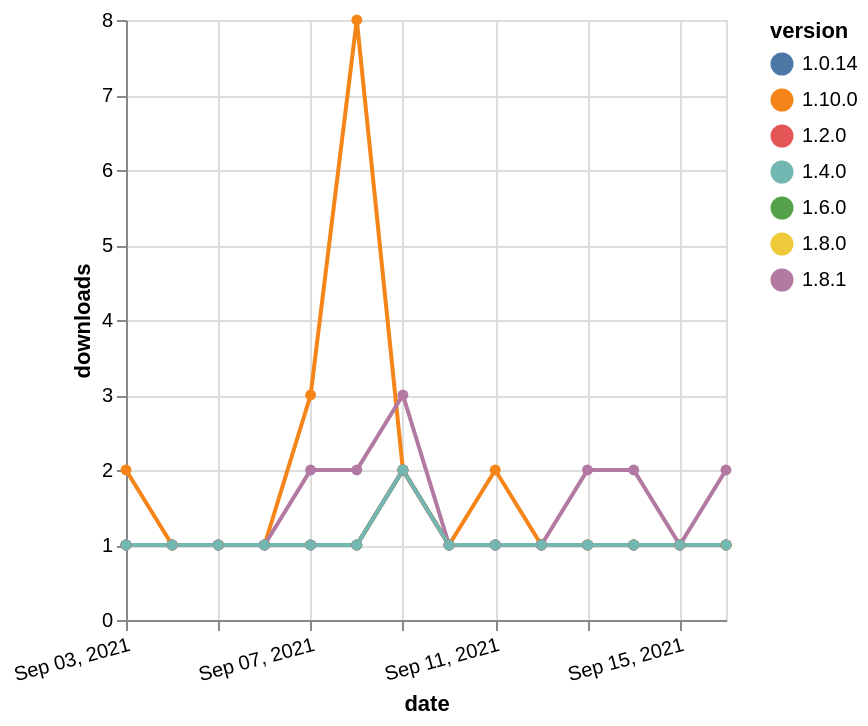

Source (Vega-Lite JSON):
### Vega-Lite specification from a JSON file in a GitHub repository (floating-point values rounded to 4 significant figures)
{"$schema": "https://vega.github.io/schema/vega-lite/v5.json", "description": "A simple bar chart with embedded data.", "data": {"values": [{"date": "2021-09-03", "total": 246, "delta": 1, "version": "1.6.0"}, {"date": "2021-09-04", "total": 247, "delta": 1, "version": "1.6.0"}, {"date": "2021-09-05", "total": 248, "delta": 1, "version": "1.6.0"}, {"date": "2021-09-06", "total": 249, "delta": 1, "version": "1.6.0"}, {"date": "2021-09-07", "total": 250, "delta": 1, "version": "1.6.0"}, {"date": "2021-09-08", "total": 251, "delta": 1, "version": "1.6.0"}, {"date": "2021-09-09", "total": 253, "delta": 2, "version": "1.6.0"}, {"date": "2021-09-10", "total": 254, "delta": 1, "version": "1.6.0"}, {"date": "2021-09-11", "total": 255, "delta": 1, "version": "1.6.0"}, {"date": "2021-09-12", "total": 256, "delta": 1, "version": "1.6.0"}, {"date": "2021-09-13", "total": 257, "delta": 1, "version": "1.6.0"}, {"date": "2021-09-14", "total": 258, "delta": 1, "version": "1.6.0"}, {"date": "2021-09-15", "total": 259, "delta": 1, "version": "1.6.0"}, {"date": "2021-09-16", "total": 260, "delta": 1, "version": "1.6.0"}, {"date": "2021-09-03", "total": 414, "delta": 1, "version": "1.8.0"}, {"date": "2021-09-04", "total": 415, "delta": 1, "version": "1.8.0"}, {"date": "2021-09-05", "total": 416, "delta": 1, "version": "1.8.0"}, {"date": "2021-09-06", "total": 417, "delta": 1, "version": "1.8.0"}, {"date": "2021-09-07", "total": 418, "delta": 1, "version": "1.8.0"}, {"date": "2021-09-08", "total": 419, "delta": 1, "version": "1.8.0"}, {"date": "2021-09-09", "total": 421, "delta": 2, "version": "1.8.0"}, {"date": "2021-09-10", "total": 422, "delta": 1, "version": "1.8.0"}, {"date": "2021-09-11", "total": 423, "delta": 1, "version": "1.8.0"}, {"date": "2021-09-12", "total": 424, "delta": 1, "version": "1.8.0"}, {"date": "2021-09-13", "total": 425, "delta": 1, "version": "1.8.0"}, {"date": "2021-09-14", "total": 426, "delta": 1, "version": "1.8.0"}, {"date": "2021-09-15", "total": 427, "delta": 1, "version": "1.8.0"}, {"date": "2021-09-16", "total": 428, "delta": 1, "version": "1.8.0"}, {"date": "2021-09-03", "total": 134, "delta": 2, "version": "1.10.0"}, {"date": "2021-09-04", "total": 135, "delta": 1, "version": "1.10.0"}, {"date": "2021-09-05", "total": 136, "delta": 1, "version": "1.10.0"}, {"date": "2021-09-06", "total": 137, "delta": 1, "version": "1.10.0"}, {"date": "2021-09-07", "total": 140, "delta": 3, "version": "1.10.0"}, {"date": "2021-09-08", "total": 148, "delta": 8, "version": "1.10.0"}, {"date": "2021-09-09", "total": 150, "delta": 2, "version": "1.10.0"}, {"date": "2021-09-10", "total": 151, "delta": 1, "version": "1.10.0"}, {"date": "2021-09-11", "total": 153, "delta": 2, "version": "1.10.0"}, {"date": "2021-09-12", "total": 154, "delta": 1, "version": "1.10.0"}, {"date": "2021-09-13", "total": 155, "delta": 1, "version": "1.10.0"}, {"date": "2021-09-14", "total": 156, "delta": 1, "version": "1.10.0"}, {"date": "2021-09-15", "total": 157, "delta": 1, "version": "1.10.0"}, {"date": "2021-09-16", "total": 158, "delta": 1, "version": "1.10.0"}, {"date": "2021-09-03", "total": 302, "delta": 1, "version": "1.0.14"}, {"date": "2021-09-04", "total": 303, "delta": 1, "version": "1.0.14"}, {"date": "2021-09-05", "total": 304, "delta": 1, "version": "1.0.14"}, {"date": "2021-09-06", "total": 305, "delta": 1, "version": "1.0.14"}, {"date": "2021-09-07", "total": 306, "delta": 1, "version": "1.0.14"}, {"date": "2021-09-08", "total": 307, "delta": 1, "version": "1.0.14"}, {"date": "2021-09-09", "total": 309, "delta": 2, "version": "1.0.14"}, {"date": "2021-09-10", "total": 310, "delta": 1, "version": "1.0.14"}, {"date": "2021-09-11", "total": 311, "delta": 1, "version": "1.0.14"}, {"date": "2021-09-12", "total": 312, "delta": 1, "version": "1.0.14"}, {"date": "2021-09-13", "total": 313, "delta": 1, "version": "1.0.14"}, {"date": "2021-09-14", "total": 314, "delta": 1, "version": "1.0.14"}, {"date": "2021-09-15", "total": 315, "delta": 1, "version": "1.0.14"}, {"date": "2021-09-16", "total": 316, "delta": 1, "version": "1.0.14"}, {"date": "2021-09-03", "total": 327, "delta": 1, "version": "1.8.1"}, {"date": "2021-09-04", "total": 328, "delta": 1, "version": "1.8.1"}, {"date": "2021-09-05", "total": 329, "delta": 1, "version": "1.8.1"}, {"date": "2021-09-06", "total": 330, "delta": 1, "version": "1.8.1"}, {"date": "2021-09-07", "total": 332, "delta": 2, "version": "1.8.1"}, {"date": "2021-09-08", "total": 334, "delta": 2, "version": "1.8.1"}, {"date": "2021-09-09", "total": 337, "delta": 3, "version": "1.8.1"}, {"date": "2021-09-10", "total": 338, "delta": 1, "version": "1.8.1"}, {"date": "2021-09-11", "total": 339, "delta": 1, "version": "1.8.1"}, {"date": "2021-09-12", "total": 340, "delta": 1, "version": "1.8.1"}, {"date": "2021-09-13", "total": 342, "delta": 2, "version": "1.8.1"}, {"date": "2021-09-14", "total": 344, "delta": 2, "version": "1.8.1"}, {"date": "2021-09-15", "total": 345, "delta": 1, "version": "1.8.1"}, {"date": "2021-09-16", "total": 347, "delta": 2, "version": "1.8.1"}, {"date": "2021-09-03", "total": 247, "delta": 1, "version": "1.2.0"}, {"date": "2021-09-04", "total": 248, "delta": 1, "version": "1.2.0"}, {"date": "2021-09-05", "total": 249, "delta": 1, "version": "1.2.0"}, {"date": "2021-09-06", "total": 250, "delta": 1, "version": "1.2.0"}, {"date": "2021-09-07", "total": 251, "delta": 1, "version": "1.2.0"}, {"date": "2021-09-08", "total": 252, "delta": 1, "version": "1.2.0"}, {"date": "2021-09-09", "total": 254, "delta": 2, "version": "1.2.0"}, {"date": "2021-09-10", "total": 255, "delta": 1, "version": "1.2.0"}, {"date": "2021-09-11", "total": 256, "delta": 1, "version": "1.2.0"}, {"date": "2021-09-12", "total": 257, "delta": 1, "version": "1.2.0"}, {"date": "2021-09-13", "total": 258, "delta": 1, "version": "1.2.0"}, {"date": "2021-09-14", "total": 259, "delta": 1, "version": "1.2.0"}, {"date": "2021-09-15", "total": 260, "delta": 1, "version": "1.2.0"}, {"date": "2021-09-16", "total": 261, "delta": 1, "version": "1.2.0"}, {"date": "2021-09-03", "total": 243, "delta": 1, "version": "1.4.0"}, {"date": "2021-09-04", "total": 244, "delta": 1, "version": "1.4.0"}, {"date": "2021-09-05", "total": 245, "delta": 1, "version": "1.4.0"}, {"date": "2021-09-06", "total": 246, "delta": 1, "version": "1.4.0"}, {"date": "2021-09-07", "total": 247, "delta": 1, "version": "1.4.0"}, {"date": "2021-09-08", "total": 248, "delta": 1, "version": "1.4.0"}, {"date": "2021-09-09", "total": 250, "delta": 2, "version": "1.4.0"}, {"date": "2021-09-10", "total": 251, "delta": 1, "version": "1.4.0"}, {"date": "2021-09-11", "total": 252, "delta": 1, "version": "1.4.0"}, {"date": "2021-09-12", "total": 253, "delta": 1, "version": "1.4.0"}, {"date": "2021-09-13", "total": 254, "delta": 1, "version": "1.4.0"}, {"date": "2021-09-14", "total": 255, "delta": 1, "version": "1.4.0"}, {"date": "2021-09-15", "total": 256, "delta": 1, "version": "1.4.0"}, {"date": "2021-09-16", "total": 257, "delta": 1, "version": "1.4.0"}]}, "width": "container", "mark": {"type": "line", "point": {"filled": true}}, "encoding": {"x": {"field": "date", "type": "temporal", "timeUnit": "yearmonthdate", "title": "date", "axis": {"labelAngle": -15}}, "y": {"field": "delta", "type": "quantitative", "title": "downloads"}, "color": {"field": "version", "type": "nominal"}, "tooltip": {"field": "delta"}}}
